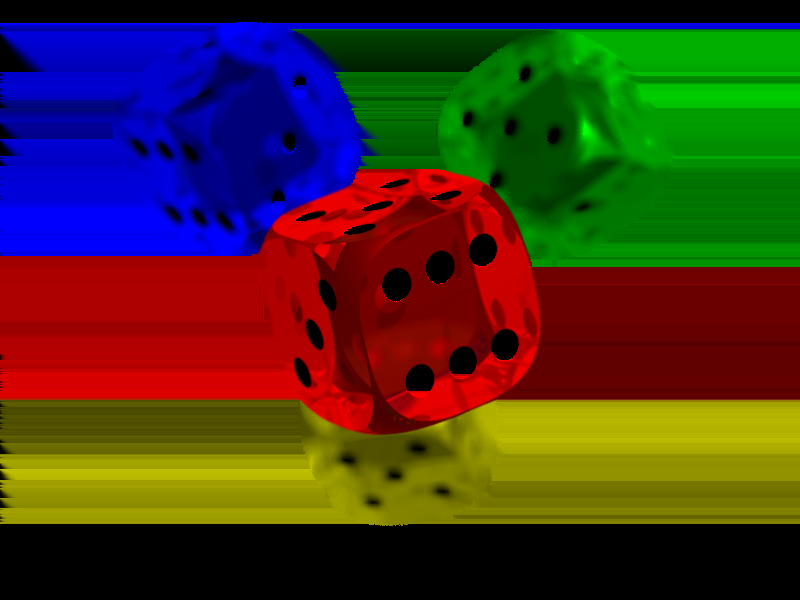
#> input picture MLCourse/Ex1/image1.png, 800 x 600 px
$ python Image.py
#> lines starting #> are read from the running program, lines starting #| are printed output that depends on the picture
import numpy as np
import cv2


def display_image(img, n_channel=3):
    """
    :param img:
    :param n_channel: number of channel
    :return:
    """
    if n_channel == 4:
        img_bgr = img[:, :, :3]
        img_alpha = img[:, :, 3]
        img_white = np.ones_like(img_bgr, dtype=np.uint8) * 255 # An image with all white
        alpha_factor = img_alpha[:, :, np.newaxis].astype(np.float32) / 255.0
        alpha_factor = np.concatenate((alpha_factor, alpha_factor, alpha_factor), axis=2)

        # Display the color image
        img_base = img_bgr.astype(np.float32) * alpha_factor
        img_white = img_white.astype(np.float32) * (1 - alpha_factor)
        img = (img_base + img_white).astype(np.uint8)

    cv2.imshow("image", img)
    cv2.waitKey(0)
    cv2.destroyAllWindows()
    return img


# Load the color image file downloaded in Step 1
filename = "image1.png"
img = cv2.imread(filename, cv2.IMREAD_UNCHANGED)
#> img is the input picture: shape (600, 800, 4); mean B, G, R, A 30.5, 50.1, 66.4, 61.5
img_bgr = display_image(img, 4)
#> in display_image, `img_base = img_bgr.astype(np.float32) * alpha_factor`:
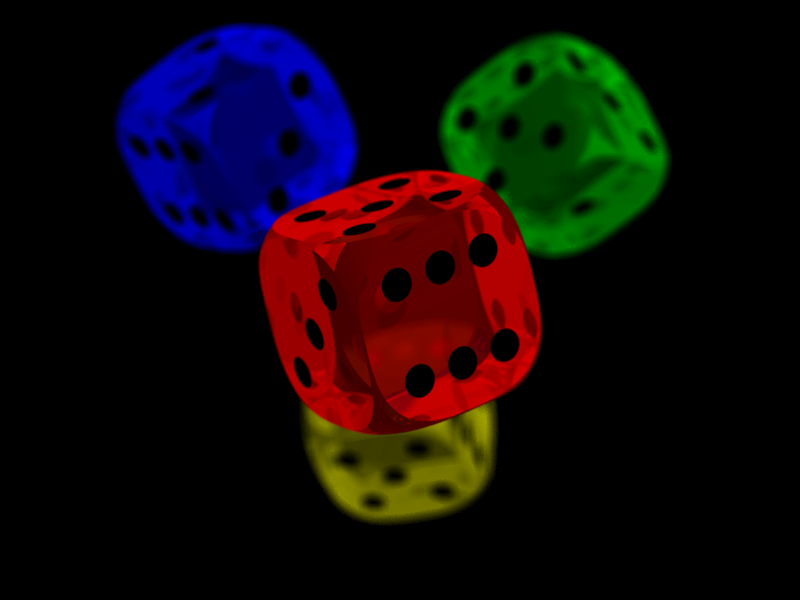
#> img_base: shape (600, 800, 3) float32; mean B, G, R 10.7, 9.4, 17.6

# Convert the color image to a gray image, save to a file
img_gray = cv2.cvtColor(img_bgr, cv2.COLOR_BGR2GRAY)
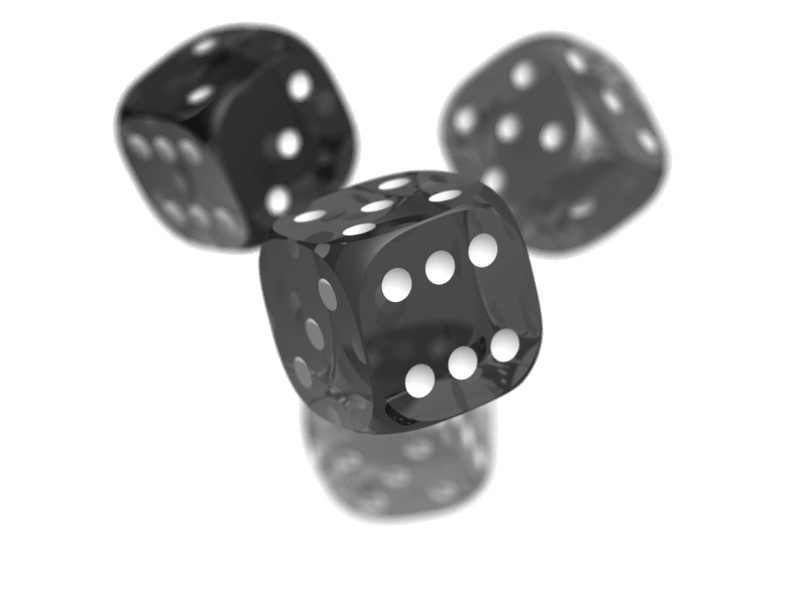
#> img_gray: shape (600, 800); min 16, max 255, mean 205.2
output_fname = "image_grayscale.png"
cv2.imwrite(output_fname, img_gray)
print("Write Gray-scale Image to file: ", output_fname)

# Reload the file with gray image and display
# Make sure your saved files can be opened and displayed by other programs
img_gray_display = cv2.imread(output_fname, cv2.IMREAD_UNCHANGED)
display_image(img_gray_display)
print("Finished display grayscale image")

# Reload the color image file downloaded in Step 1
img = cv2.imread(filename, cv2.IMREAD_UNCHANGED)

# Resize the image to the size of 256 (pixels) x 256 (pixels)
img_resize = cv2.resize(img, (256, 256), cv2.INTER_LINEAR)
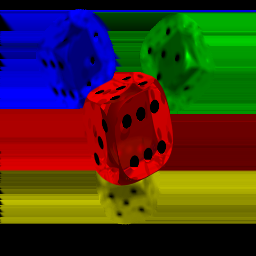
#> img_resize: shape (256, 256, 4); mean B, G, R, A 30.2, 50.2, 66.4, 61.5

# Display the image
display_image(img_resize, 4)
#> call 3 of display_image, with n_channel = 4
#> in display_image (call 3), `img_alpha = img[:, :, 3]`:
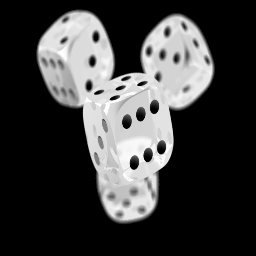
#> img_alpha: shape (256, 256); min 0, max 255, mean 61.5
#> in display_image (call 3), `img_base = img_bgr.astype(np.float32) * alpha_factor`:
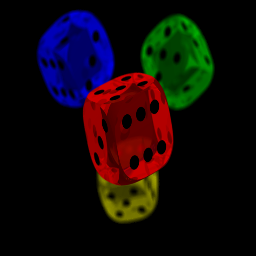
#> img_base: shape (256, 256, 3) float32; mean B, G, R 10.7, 9.3, 17.6
#> in display_image (call 3), `img = (img_base + img_white).astype(np.uint8)`:
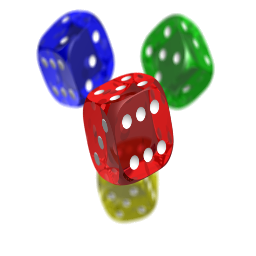
#> img: shape (256, 256, 3); mean B, G, R 203.9, 202.6, 210.8

# Save to a file
cv2.imwrite("image_resize.png", img_resize)
print("Finished save resized image")

# Reload the gray image file converted in Step 2
img_gray_display = cv2.imread(output_fname, cv2.IMREAD_UNCHANGED)

# Resize the gray image to the  size of 256 (pixels) x 256 (pixels)
img_gray_resize = cv2.resize(img_gray_display, (256, 256), cv2.INTER_LINEAR)
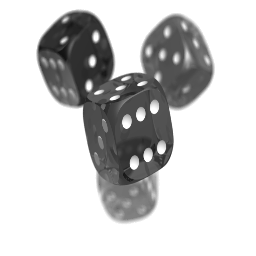
#> img_gray_resize: shape (256, 256); min 18, max 255, mean 205.2

# Display the image
display_image(img_gray_resize)

# Save to a file
cv2.imwrite("image_gray_resize.png", img_gray_resize)
print("Finished save resized gray-scale image")
